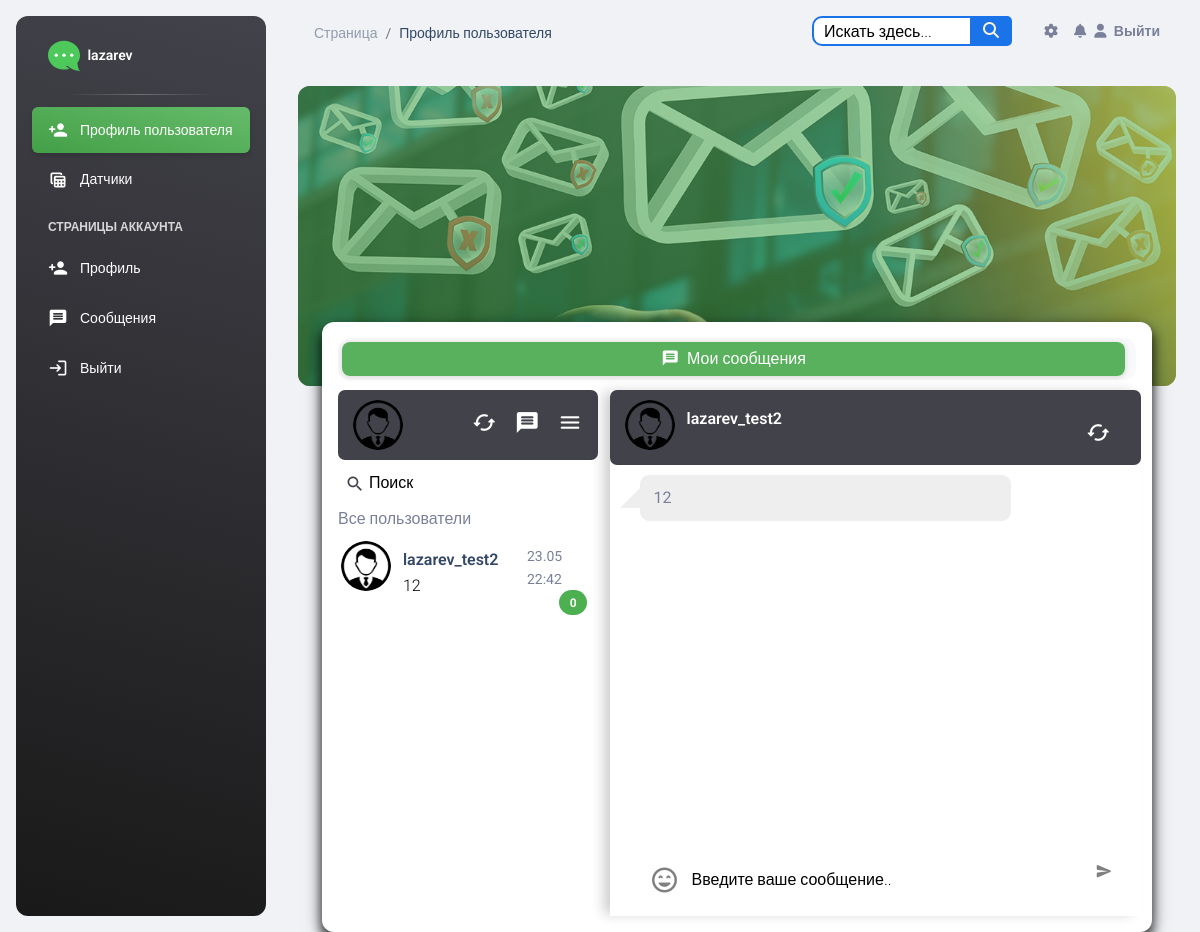
/chat/1/12/ (signed in), run on an earlier commit of the app's database.
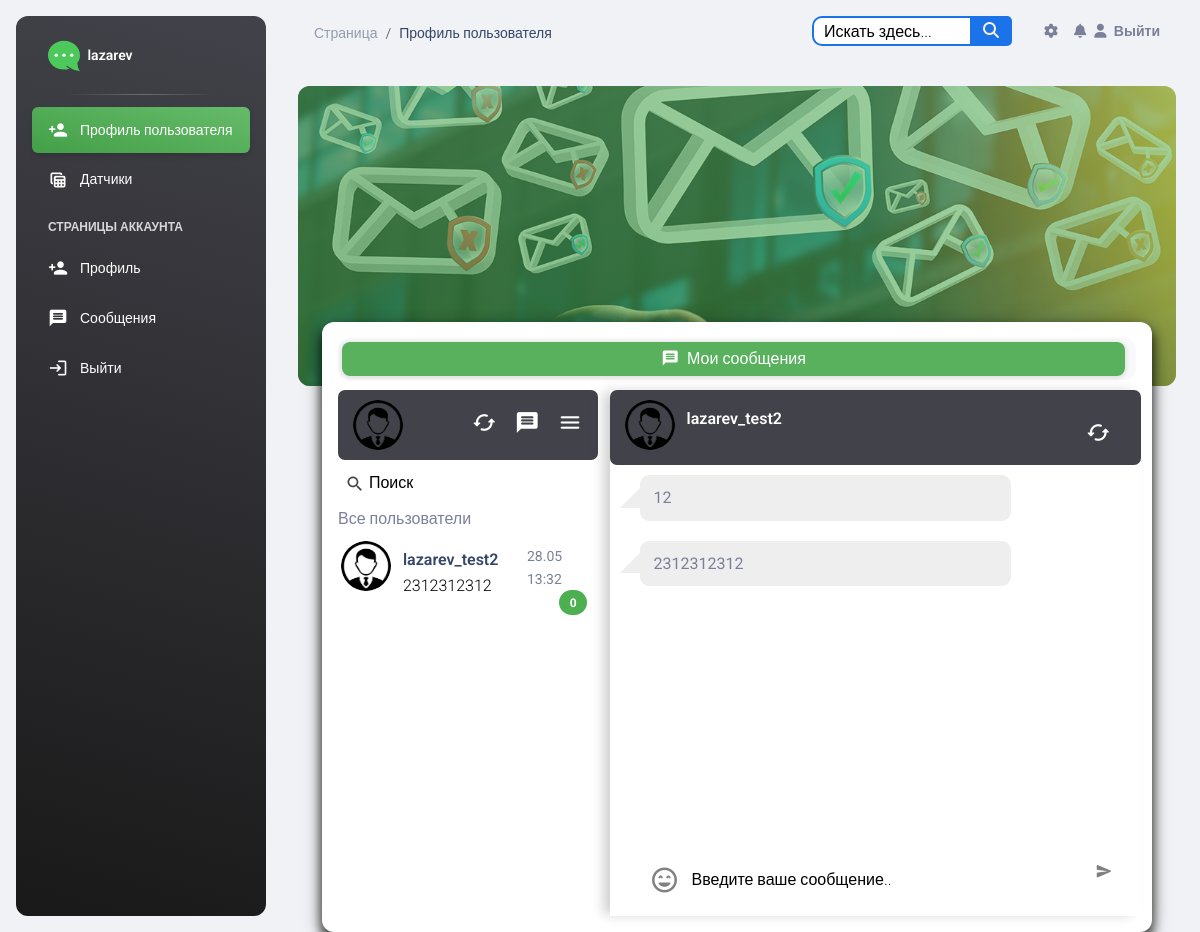
And on a later commit of the database.
### chat/models.py (models this page shows)
class Message(models.Model):
    sender = models.ForeignKey(User, on_delete=models.CASCADE, related_name='sender', verbose_name='Отправитель')
    receiver = models.ForeignKey(User, on_delete=models.CASCADE, related_name='receiver', verbose_name='Получатель')
    message = models.CharField(max_length=1200, verbose_name='Сообщение')
    timestamp = models.DateTimeField(auto_now_add=True)
    is_read = models.BooleanField(default=False)
    file = models.FileField(upload_to='uploads/', blank=True, null=True)
    def __str__(self):
        return self.message
    class Meta:
        verbose_name = 'Сообщение'
        verbose_name_plural = 'Сообщения'
        ordering = ('timestamp',)

### chat/views.py (the view)
# urls.py: path('chat/<int:sender>/<int:receiver>/', views.message_view, name='chat'),
def message_view(request, sender, receiver):
    if request.method == "GET":
        current_user = request.user
        current_user = request.user
        receiver_user = get_object_or_404(User, id=receiver)
        messages = Message.objects.filter(
            (Q(sender=current_user, receiver=receiver_user) | Q(sender=receiver_user, receiver=current_user))
        )
        messages.filter(receiver=current_user, is_read=False).update(is_read=True)
        users = User.objects.exclude(username=current_user.username)
        for user in users:
            latest_message = Message.objects.filter(
                Q(sender=current_user, receiver=user) | Q(sender=user, receiver=current_user)
            ).last()
            user.latest_message = latest_message
            not_read_count = Message.objects.filter(sender=user, receiver=current_user, is_read=False).count()
            user.not_read_count = not_read_count
        unread_messages_count = Message.objects.filter(receiver=current_user, is_read=False).count()
        context = {
            'users': users,
            'receiver': receiver_user,
            'messages': messages,
            'unread_messages_count': unread_messages_count,
        }
        return render(request, "chat/messages.html", context)

### account/models.py (called while the page is built)
    def save(self, *args, **kwargs):
        self.slug = "{}".format(self.user.username)
        super().save(*args, **kwargs)

### templates/chat/messages.html (shortened to what this page needs)
{% extends 'chat/chat.html' %}
{% block messages %}
    {% for message in messages %}
        <div class="chat-panel">
            {% if message.sender == request.user %}
                <div class="row no-gutters">
                    <div class="col-md-3 offset-md-6">
                        <div class="reciver chat-bubble chat-bubble--right">
                            {{ message }}
                        </div>
                    </div>
                </div>
            {% else %}
                <div class="row no-gutters">
                    <div class="col-md-3">
                        <div class="chat-bubble chat-bubble--left">
                            {{ message }}
                        </div>
                    </div>
                </div>
            {% endif %}
        </div>
    {% endfor %}
{% endblock %}

### templates/chat/chat.html (shortened to what the changed rows need)
{% include 'base.html' %}
{% load static %}
<body class="g-sidenav-show bg-gray-200">
<div class="main-content position-relative max-height-vh-100 h-100">
    <div class="container-fluid px-2 px-md-4">
        <div class="card card-body mx-3 mx-md-4 mt-n6">
            <div>
                <div>
                    <div class="tabs-panel active" data-index="0">
                        <div style="padding-top: 10px">
                            <div class="row no-gutters">
                                <div class="col-md-4 border-right">
                                    <div class="settings-tray">
                                        <img class="profile-image"
                                             src="{% static 'img/default.png' %}"
                                             alt="Profile img">
                                        <span class="settings-tray--right">
                            		  </span>
                                    </div>
                                    <div class="search-box">
                                        <div class="input-wrapper">
                                        </div>
                                    </div>
                                    {% if users %}
                                        {% for user in users %}
                                            {% if user.is_staff %}
                                                {% ifchanged %}
                                                    <div class="support-heading">
                                                        Поддержка
                                                    </div>
                                                {% endifchanged %}
                                            {% elif user.is_authenticated %}
                                                {% ifchanged %}
                                                    <div class="user-heading">
                                                        Все пользователи
                                                    </div>
                                                {% endifchanged %}
                                            {% endif %}
                                            <a href="{% url 'chat' request.user.id user.id %}"
                                               class="collection-item row">
                                                <div class="friend-drawer friend-drawer--onhover">
                                                    <img class="profile-image" src="{% static 'img/default.png' %}"
                                                         alt="">
                                                    <div class="text">
                                                        <h6>{{ user.username }}</h6>
                                                        {% if user.latest_message %}
                                                            <p>{{ user.latest_message.message |truncatechars_html:30 |safe|striptags }}</p>
                                                        {% else %}
                                                            <p>Сообщений нет!</p>
                                                        {% endif %}
                                                    </div>
                                                    <div class="pt-1">
                                                        {% if user.latest_message %}
                                                            <span class="time text-muted small">{{ user.latest_message.timestamp|date:"d.m H:i" }}</span>
                                                        {% endif %}
                                                        {% if user.not_read_count %}
                                                            <span class="badge bg-danger rounded-pill float-end">{{ user.not_read_count }}</span>
                                                        {% else %}
                                                            <span class="badge bg-success rounded-pill float-end">{{ user.not_read_count }}</span>
                                                        {% endif %}
                                                    </div>
                                                </div>
                                            </a>
                                        {% endfor %}
                                    {% else %}
                                        <p>Нет пользователей.</p>
                                    {% endif %}
                                </div>
                                <div class="col s9">
                                    <div style="box-shadow: -8px 0 12px -2px rgba(0, 0, 0, 0.20);">
                                        <div class="settings-tray">
                                            <div class="friend-drawer no-gutters friend-drawer--grey">
                                                <div class="text">
                                                    <h6 style="color:#ffffff;">{{ receiver.username }}</h6>
                                                </div>
                                            </div>
                                        </div>
                                        <div id="board" class="section grey lighten-3"
                                             style="height: 45vh; overflow-y: scroll" data-sender="{{ sender.id }}"
                                             data-receiver="{{ receiver.id }}">
                                            {% block messages %}
                                            {% endblock %}
                                        </div>
                                    </div>
                                </div>
                            </div>
                        </div>
                    </div>
                </div>
            </div>
        </div>
    </div>
</div>
</body>

What changed in the data, as far as the page shows it:
added Message: message "2312312312"
Also different on the page:
{{ user.latest_message.message |truncatechars_html:30 |safe|striptags }}: "12" → "2312312312"
{{ user.latest_message.timestamp|date:"d.m H:i" }}: "23.05 22:42" → "28.05 13:32"
